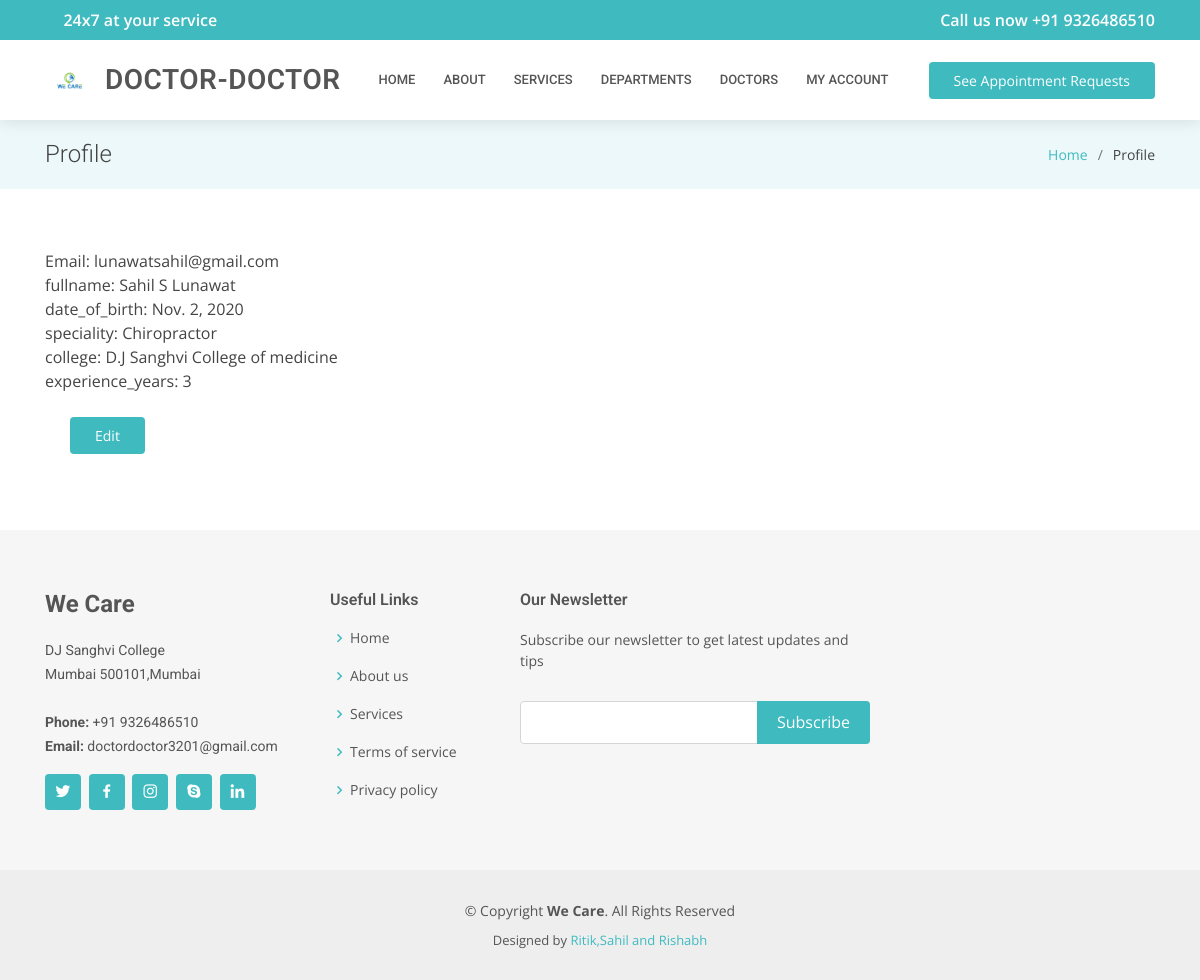
Screenshot of /accounts/profile/ (signed in) with the database file from the repository.
### accounts/models.py (models this page shows, shortened)
class CustomUser(AbstractUser):
    id              = models.AutoField(primary_key=True)
    username        = models.CharField(max_length=30,null=True,blank=True)
    fullname        = models.CharField(blank=True, null=True, max_length=255)##
    is_doctor       = models.BooleanField(default=False, blank=True, null=True)
    password        = models.CharField(max_length=255)
    email           = models.EmailField(max_length=254, unique=True)
    date_of_birth   = models.DateField(blank=True, editable=True,null=True)
    date_created    = models.DateField(auto_now=True, editable=False)
    is_active       = models.BooleanField(default=True)
    is_admin        = models.BooleanField(default=False)
    USERNAME_FIELD  = 'email'
    REQUIRED_FIELDS = []
    objects = CustomUserManager()

class Doctor(CustomUser):
    speciality          = models.CharField(blank=True, null=True, max_length=512)
    college             = models.CharField(blank=True, null=True, max_length=60)
    experience_years    = models.IntegerField(blank=True,null=True)
    class Meta:
        verbose_name = 'User: Doctor'

### accounts/views.py (the view)
# urls.py: url(r'^accounts/profile/$',views.profile,name='profile'),
def profile(request):
    context = {}
    if request.user.is_authenticated:
        queryset = get_user_type(request.user).objects.filter(customuser_ptr_id=request.user.id)
        context['fields'] = queryset.get()
        return render(request, 'accounts/profile.html',context)
    else:
        return HttpResponseRedirect(reverse('accounts:login'))

### accounts/templatetags/profile_tags.py (called while the page is built)
@register.filter(name='has_group')
def has_group(user, group_name):
    return user.groups.filter(name=group_name).exists()

### accounts/views.py (called while the page is built)
def get_user_type(user):
    if user.is_doctor == True:
        return Doctor
    else:
        return Patient

### accounts/templates/accounts/profile.html (shortened to what this page needs)
{% extends "DoctorDoctor/base.html" %}
{% load profile_tags %}
{% block title_page %}Profile{% endblock %}
{% block title_in_li %}Profile{% endblock %}
{% block inner_page %}
Email: {{user.email}}
{% if fields.fullname%}<br>fullname: {{fields.fullname}}{% endif%}
{% if fields.date_of_birth%}<br>date_of_birth: {{fields.date_of_birth}}{% endif%}
{% if fields.speciality %}<br>speciality: {{fields.speciality}}{% endif %}
{% if fields.college %}<br>college: {{fields.college}}{% endif %}
{% if fields.experience_years %}<br>experience_years: {{fields.experience_years}}{% endif %}
<br><br>
{% if request.user|has_group:"Doctors" %}
<a href="{% url 'accounts:doctor_user_update' %}" class="appointment-btn">Edit</a>
{% else %}
<a href="{% url 'accounts:user_update' %}" class="appointment-btn">Edit</a>
{% endif %}
{% endblock %}

### static/DoctorDoctor/assets/css/style.css (style rules this page uses)
body { font-family: "Open Sans", sans-serif; color: #444444; }
a { color: #3fbbc0; }
.appointment-btn { margin-left: 25px; background: #3fbbc0; color: #fff; border-radius: 4px; padding: 8px 25px; white-space: nowrap; transition: 0.3s; font-size: 14px; display: inline-block; }

### rows the page displays
CustomUser: email "lunawatsahil@gmail.com", fullname "Sahil S Lunawat", date_of_birth "Nov. 2, 2020"
Doctor: speciality "Chiropractor", college "D.J Sanghvi College of medicine", experience_years "3"
